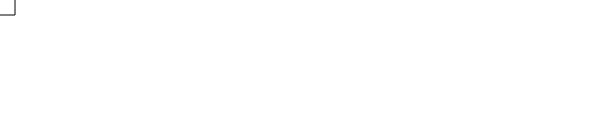
Frame 1 (no input)
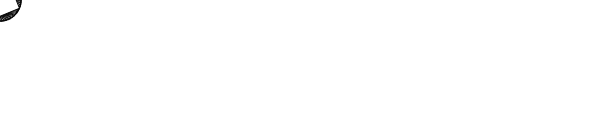
Frame 60 (no input)
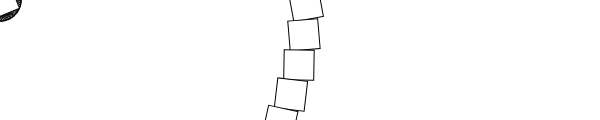
Frame 120 (the mouse pressed at the canvas centre since frame 60)

The p5.js sketch that drew these frames (run headless with seeded random() and noise() and a simulated clock; from frame 60 on, the mouse is pressed at the canvas centre):

// p5.js sketch
// ── sketch.js
var angle = 0.0;

function setup() {
  createCanvas(600, 120);
}

function draw() {
  rotate(angle);
  translate(mouseX, mouseY);
  rect(-15, -15, 30, 30);
  angle += 0.1;
}
